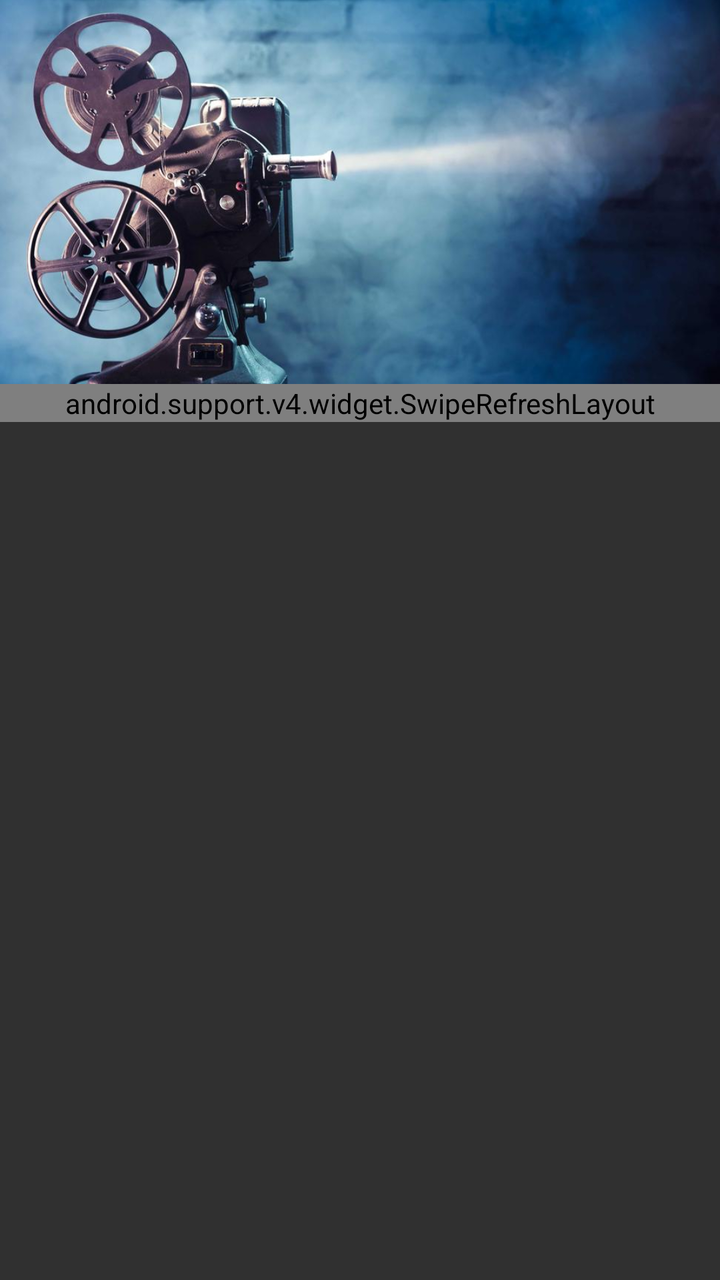
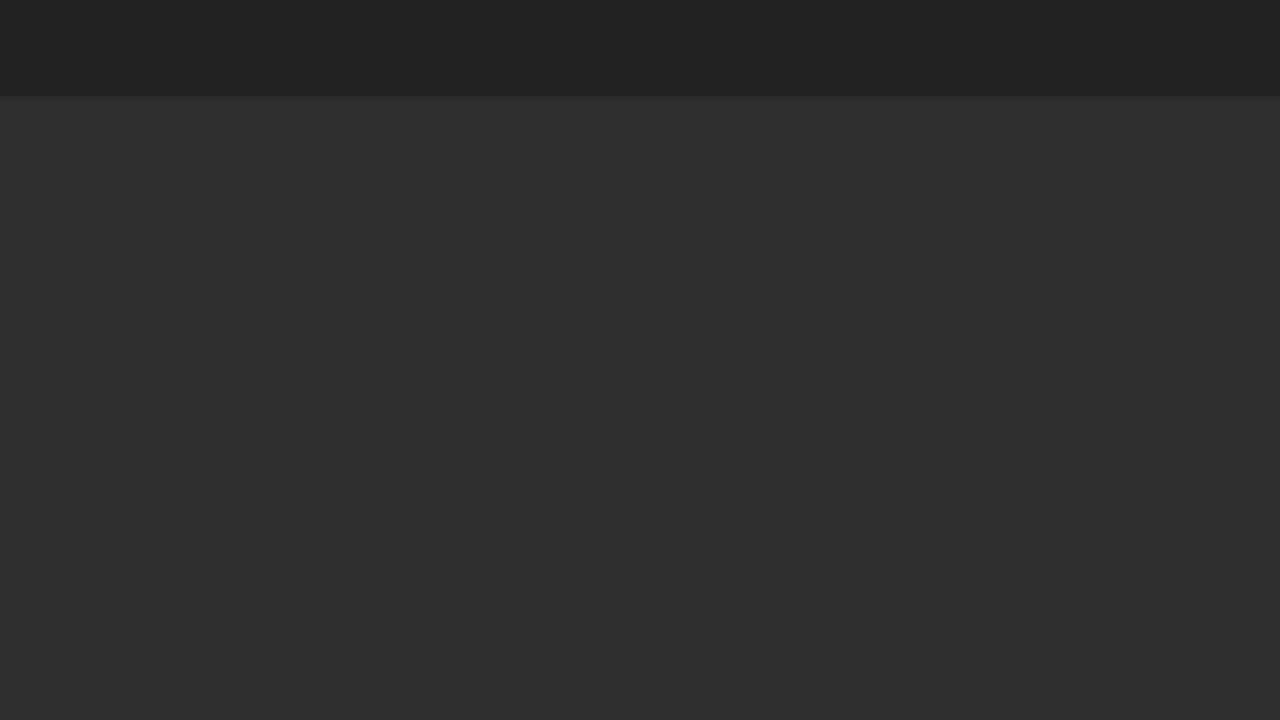

First picture: res/layout/ on a phone held upright. Second picture: the repository's own variant of that layout, on a device whose configuration matches the variant's folder. Source for both follows.
<!-- AndroidManifest.xml: application theme AppTheme -->
<!-- res/layout/movie_list_view.xml -->
<android.support.design.widget.CoordinatorLayout xmlns:android="http://schemas.android.com/apk/res/android"
    xmlns:app="http://schemas.android.com/apk/res-auto"
    xmlns:tools="http://schemas.android.com/tools"
    android:layout_width="match_parent"
    android:layout_height="match_parent"
    android:fitsSystemWindows="true"
    tools:context="me.androidbox.flicks.movielist.MovieListView">

    <android.support.design.widget.AppBarLayout
        android:id="@+id/appbarlayout"
        android:layout_width="match_parent"
        android:layout_height="192dp"
        android:fitsSystemWindows="true"
        android:theme="@style/ThemeOverlay.AppCompat.Dark.ActionBar">

        <android.support.design.widget.CollapsingToolbarLayout
            android:layout_width="match_parent"
            android:layout_height="192dp"
            android:fitsSystemWindows="true"
            app:contentScrim="@color/colorPrimary"
            app:expandedTitleMarginEnd="64dp"
            app:expandedTitleMarginStart="48dp"
            app:layout_scrollFlags="scroll|exitUntilCollapsed">

            <ImageView
                android:id="@+id/ivHeaderView"
                android:layout_width="match_parent"
                android:layout_height="wrap_content"
                android:adjustViewBounds="true"
                android:scaleType="centerCrop"
                android:src="@drawable/movies_header"
                android:fitsSystemWindows="true"
                app:layout_collapseMode="parallax" />

            <include layout="@layout/tool_bar" />



        </android.support.design.widget.CollapsingToolbarLayout>

    </android.support.design.widget.AppBarLayout>

    <android.support.v4.widget.SwipeRefreshLayout
        android:id="@+id/swipeContainer"
        android:layout_width="match_parent"
        android:layout_height="wrap_content"
        app:layout_behavior="@string/appbar_scrolling_view_behavior">

        <android.support.v7.widget.RecyclerView
            android:id="@+id/rvMovieList"
            android:layout_width="match_parent"
            android:layout_height="match_parent"
            app:layout_behavior="@string/appbar_scrolling_view_behavior">
            </android.support.v7.widget.RecyclerView>

    </android.support.v4.widget.SwipeRefreshLayout>

</android.support.design.widget.CoordinatorLayout>
<!-- res/layout/tool_bar.xml (included above) -->
<?xml version="1.0" encoding="utf-8"?>
<android.support.v7.widget.Toolbar xmlns:android="http://schemas.android.com/apk/res/android"
    xmlns:app="http://schemas.android.com/apk/res-auto"
    android:id="@+id/tool_bar"
    android:layout_width="match_parent"
    android:layout_height="?android:attr/actionBarSize"
    android:minHeight="?android:attr/actionBarSize"
    android:theme="@style/ThemeOverlay.AppCompat.Dark"
    app:layout_collapseMode="parallax">
</android.support.v7.widget.Toolbar>
<!-- resources referenced by this layout -->
<resources>
  <color name="colorPrimary">#212121</color>
  <!-- drawable movies_header: jpg bitmap (drawable-mdpi, 61210 bytes) -->
  <!-- from res/values-v21/ -->
  <style name="AppTheme" parent="BaseTheme">
          <item name="android:windowTranslucentStatus">true</item>
          <item name="android:windowContentTransitions">true</item>
  
  
  
      </style>
  <style name="BaseTheme" parent="Theme.AppCompat.NoActionBar">
          
          <item name="colorPrimary">@color/colorPrimary</item>
          <item name="colorPrimaryDark">@color/colorPrimaryDark</item>
          <item name="colorAccent">@color/colorAccent</item>
      </style>
  <color name="colorPrimaryDark">#000000</color>
  <color name="colorAccent">#FFFFFF</color>
</resources>
<!-- res/layout-land/movie_list_view.xml (the repository's variant of the layout above) -->
<!-- drawn on the phone turned sideways -->
<android.support.design.widget.CoordinatorLayout xmlns:android="http://schemas.android.com/apk/res/android"
    xmlns:app="http://schemas.android.com/apk/res-auto"
    xmlns:tools="http://schemas.android.com/tools"
    android:layout_width="match_parent"
    android:layout_height="match_parent"
    tools:context="me.androidbox.flicks.movielist.MovieListView">

    <android.support.design.widget.AppBarLayout
        android:id="@+id/appbarlayout"
        android:layout_width="match_parent"
        android:layout_height="wrap_content"
        android:fitsSystemWindows="true"
        android:theme="@style/ThemeOverlay.AppCompat.Dark.ActionBar">

        <android.support.design.widget.CollapsingToolbarLayout
            android:layout_width="match_parent"
            android:layout_height="wrap_content"
            android:fitsSystemWindows="true"
            app:contentScrim="@color/colorPrimary"
            app:expandedTitleMarginEnd="64dp"
            app:expandedTitleMarginStart="48dp"
            app:layout_scrollFlags="scroll|enterAlways">

            <include layout="@layout/tool_bar"
                android:layout_height="wrap_content"
                android:layout_width="match_parent"/>

        </android.support.design.widget.CollapsingToolbarLayout>

    </android.support.design.widget.AppBarLayout>

    <android.support.v7.widget.RecyclerView
        android:id="@+id/rvMovieList"
        android:layout_width="match_parent"
        android:layout_height="match_parent"
        app:layout_behavior="@string/appbar_scrolling_view_behavior"/>
</android.support.design.widget.CoordinatorLayout>
<!-- resources referenced by the variant -->
<!-- as the phone turned sideways resolves them -->
<resources>
  <color name="colorPrimary">#212121</color>
  <!-- from res/values-v21/ -->
  <style name="AppTheme" parent="BaseTheme">
          <item name="android:windowTranslucentStatus">true</item>
          <item name="android:windowContentTransitions">true</item>
  
  
  
      </style>
  <style name="BaseTheme" parent="Theme.AppCompat.NoActionBar">
          
          <item name="colorPrimary">@color/colorPrimary</item>
          <item name="colorPrimaryDark">@color/colorPrimaryDark</item>
          <item name="colorAccent">@color/colorAccent</item>
      </style>
  <color name="colorPrimaryDark">#000000</color>
  <color name="colorAccent">#FFFFFF</color>
</resources>
